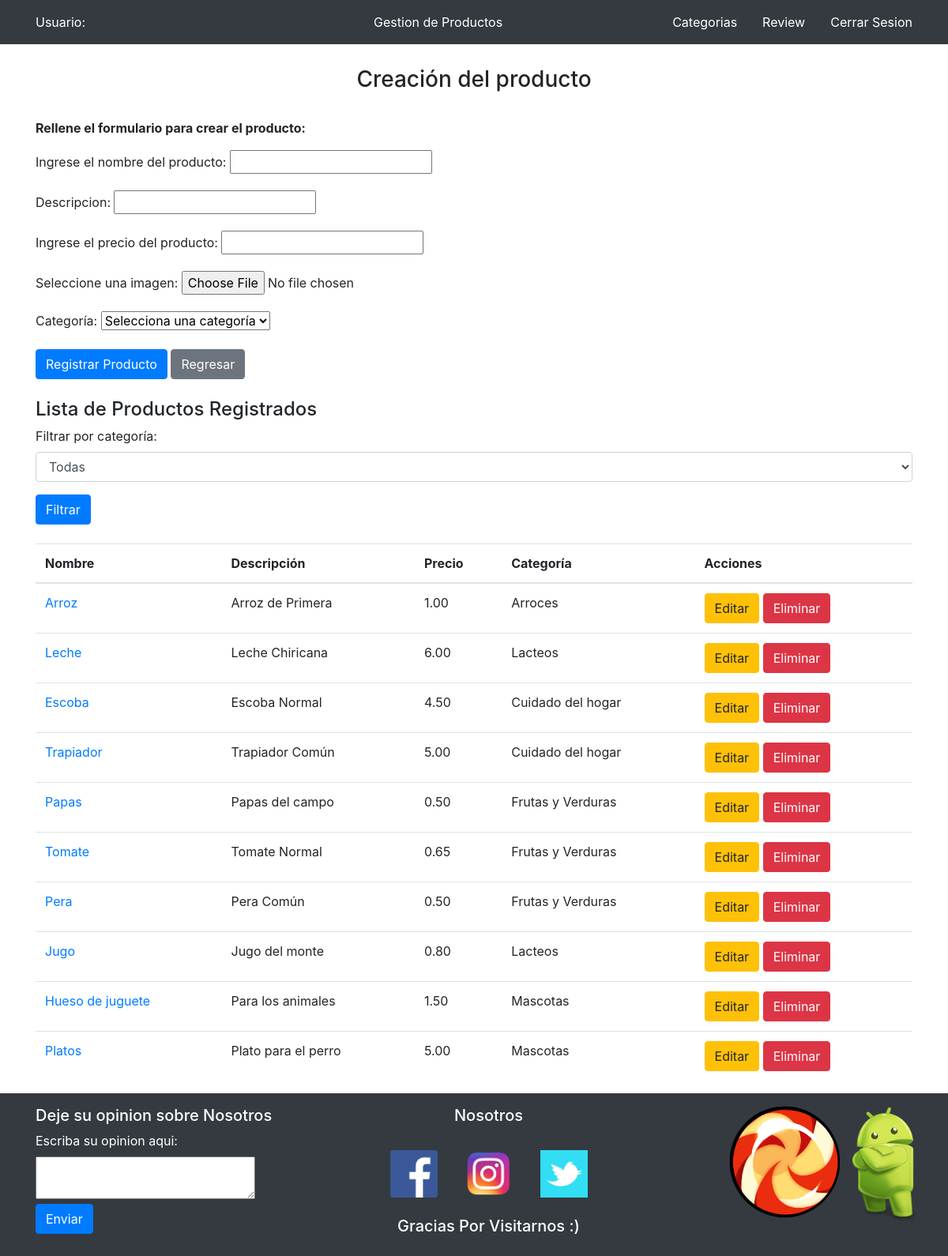
Screenshot of /gestion_P/ with the database file from the repository.
### main/models.py (models this page shows, shortened)
class cat_P (models.Model):
    class Meta:
        verbose_name_plural = 'Categorias'
        verbose_name = 'Categoria'
        db_table = 'cat_P'
    name = models.CharField(max_length=20, blank=False, null=False, unique=True)
    descripcion = models.TextField(max_length=100, blank=False, null=False, unique=True)
    def __str__(self):
        return self.name

class ges_P (models.Model):
    class Meta:
        verbose_name_plural = 'Productos'
        verbose_name = 'Producto'
        db_table = 'ges_P'
    name = models.CharField (max_length=20, blank=False, null=False, unique=True)
    descripcion = models.CharField(max_length=100, blank=False, null=False)
    precio = models.DecimalField(blank=False, null=False, decimal_places=2, max_digits=10)
    img = models.ImageField(upload_to='productos/', blank=True)
    categoria = models.ForeignKey(cat_P, on_delete=models.CASCADE)

### main/views.py (the view)
def Gestion_P(request, categoria=None):
    categoria = request.GET.get('categoria', '')
    categorias = cat_P.objects.values('name').distinct()
    productos = ges_P.objects.all()
    if categoria:
        productos = productos.filter(categoria__name=categoria)
    if request.method == 'POST':
        form = gestion_P(request.POST, request.FILES)
        if form.is_valid():
            form.save()
            return redirect(reverse('gestion_P'))
    else:
        form = gestion_P()
    return render(request, 'gestion_P.html', {'form': form, 'productos': productos,
                'categorias': categorias, 'categoria_seleccionada': categoria})

### main/forms.py
class gestion_P (forms.ModelForm):
    name = forms.CharField (required=True, label='Ingrese el nombre del producto')
    descripcion = forms.Textarea()
    precio = forms.DecimalField(required=True, label='Ingrese el precio del producto')
    img = forms.ImageField(required=False, label="Seleccione una imagen")
    categoria = forms.ModelChoiceField(queryset=cat_P.objects.all(),
                empty_label="Selecciona una categoría",
                label="Categoría", required=True)
    class Meta:
        model = ges_P
        fields = ['name', 'descripcion', 'precio', 'img', 'categoria']

### main/templates/gestion_P.html (shortened to what this page needs)
{% load static %}
<!DOCTYPE html>
<html lang="en">
<head>
    <link rel="stylesheet" type="text/css" href="{% static 'css/gestion_P.css' %}">
    <link href="https://maxcdn.bootstrapcdn.com/bootstrap/4.5.2/css/bootstrap.min.css" rel="stylesheet">
</head>
<body>
    {% block content %}
    <header class="bg-dark text-white py-3">
        <div class="container">
            <div class="d-flex align-items-center">
                <label class="mb-0">Usuario:  {{ request.user.username }}  </label>
                <label class="mb-0" id="ar"> Gestion de Productos </label>
                <a id="pro" class="text-white" href="{%url 'Categoria_P'%}">Categorias</a>
                <a id="cat" class="text-white" href="{%url 'review'%}">Review</a>
                <a id="log" class="text-white" href="{%url 'logout'%}">Cerrar Sesion</a>
            </div>
        </div>
        </header><br>
    <div class="container">
        <h3 class="mt-1 text-center">Creación del producto</h3><br>
        <form class="form" method="post" enctype="multipart/form-data">
            <div class="form-group">
                <p style="font-weight: bold;">Rellene el formulario para crear el producto:</p>
                {{ form.as_p }}
            </div>
            <button type="submit" class="btn btn-primary">Registrar Producto</button>
            <a href="{% url 'menu' %}" class="btn btn-secondary">Regresar</a>
        </form>
        <br>
        <h4>Lista de Productos Registrados</h4>
        <div class="form-group">
            <label for="categoria">Filtrar por categoría:</label>
            <select name="categoria" id="categoria" class="form-control">
                <option value="">Todas</option>
            </select>
        </div>
        <button type="button" id="filtrar" class="btn btn-primary">Filtrar</button>
        <br>
        <br>
        <table class="table">
            <thead>
                <tr>
                    <th>Nombre</th>
                    <th>Descripción</th>
                    <th>Precio</th>
                    <th>Categoría</th>
                    <th>Acciones</th>
                </tr>
            </thead>
            <tbody>
                {% for ges_P in productos %}
                <tr>
                    <td><a href="{% url 'detalle_productos' ges_P.id %}?origen=gestion">{{ ges_P.name }}</a></td>
                    <td>{{ ges_P.descripcion }}</td>
                    <td>{{ ges_P.precio }}</td>
                    <td>{{ ges_P.categoria }}</td>
                    <td>
                        <a href="{% url 'productos_E' ges_P.id %}" class="btn btn-warning">Editar</a>
                        {% if ges_P.id %}
                        <a href="{% url 'eliminar_producto' ges_P.id %}" class="btn btn-danger" onclick="return confirm('¿Seguro que quieres eliminar este registro?')">Eliminar</a>
                        {% endif %}
                    </td>
                </tr>
                {% endfor %}
            </tbody>
        </table>
    </div>
    <header class="bg-dark text-white py-3">
        <div class="container">
            <div id="ctn2">
                <h5> Deje su opinion sobre Nosotros</h5>
                <label for=""> Escriba su opinion aqui:</label><br>
                <textarea name="pag_op" id="pag_op" cols="25" rows="2"></textarea>
                <br>
                <button class="btn btn-primary"> Enviar </button>
            </div>
            <div id="ctn1_1">
                <h5 align="center">Nosotros</h5><br>
                <div class="bg-dark" id="ctn1">
                    <div id="ctnF" >
                        <a href="">
                        <img width="60px" src="{% static 'imagenes/social/fb.png' %}" alt="Facebook"><br>
                        </a>
                    </div>
                    <div id="ctnI" >
                        <a href="">
                        <img width="60px" src="{% static 'imagenes/social/ig.png' %}"  alt="Instagram"><br>
                        </a>
                    </div>
                    <div id="ctnT" >
                        <a href="">
                        <img width="60px" src="{% static 'imagenes/social/tw.png' %}"  alt="Twitter"><br>
                        </a>
                    </div>
                </div>
                <br>
                <h5 align="center">Gracias Por Visitarnos :) </h5>
            </div>
            <div id="ctn3">
                <img src="{% static 'imagenes/header/android.png' %}" width="150px" id="img2">
                <img src="{% static 'imagenes/header/dulce.png' %}" width="150px" id="img1">
            </div>
        </div>
    </header>
    {% endblock %}
</body>
</html>

### static/css/gestion_P.css (style rules this page uses)
#ar { margin-left: auto; margin-right: -150px; }
#cat { margin-left: auto; margin-right: -30%; }
#pro { margin-left: auto; margin-right: -30%; }
#log { margin-left: auto; }
#ctn3 { display: inline-block; width: 36%; vertical-align: right; }
#img2 { margin-left: 300px }
#img1 { margin-top: -185px; margin-left: 170px }
#ctn2 { display: inline-block; width: 40%; vertical-align: top; }
#ctn1_1 { display: inline-block; vertical-align: top; }
#ctn1 { margin-left:auto; margin-right: auto; width: 250px; display: flex; }
#ctnI { margin: auto }

### rows the page displays
ges_P: name "Arroz", descripcion "Arroz de Primera", precio "1.00", categoria "Arroces", shows "Eliminar"
ges_P: name "Leche", descripcion "Leche Chiricana", precio "6.00", categoria "Lacteos", shows "Eliminar"
ges_P: name "Escoba", descripcion "Escoba Normal", precio "4.50", categoria "Cuidado del hogar", shows "Eliminar"
ges_P: name "Trapiador", descripcion "Trapiador Común", precio "5.00", categoria "Cuidado del hogar", shows "Eliminar"
ges_P: name "Papas", descripcion "Papas del campo", precio "0.50", categoria "Frutas y Verduras", shows "Eliminar"
ges_P: name "Tomate", descripcion "Tomate Normal", precio "0.65", categoria "Frutas y Verduras", shows "Eliminar"
ges_P: name "Pera", descripcion "Pera Común", precio "0.50", categoria "Frutas y Verduras", shows "Eliminar"
ges_P: name "Jugo", descripcion "Jugo del monte", precio "0.80", categoria "Lacteos", shows "Eliminar"
ges_P: name "Hueso de juguete", descripcion "Para los animales", precio "1.50", categoria "Mascotas", shows "Eliminar"
ges_P: name "Platos", descripcion "Plato para el perro", precio "5.00", categoria "Mascotas", shows "Eliminar"
